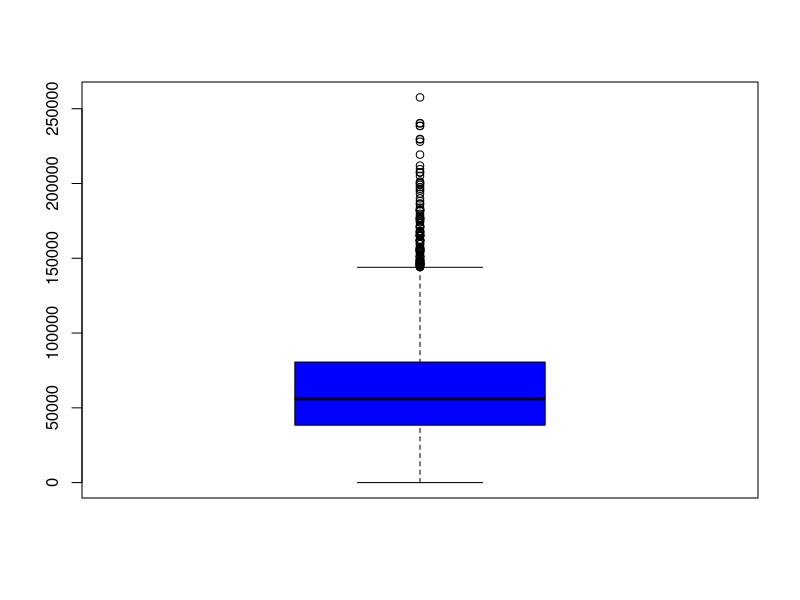
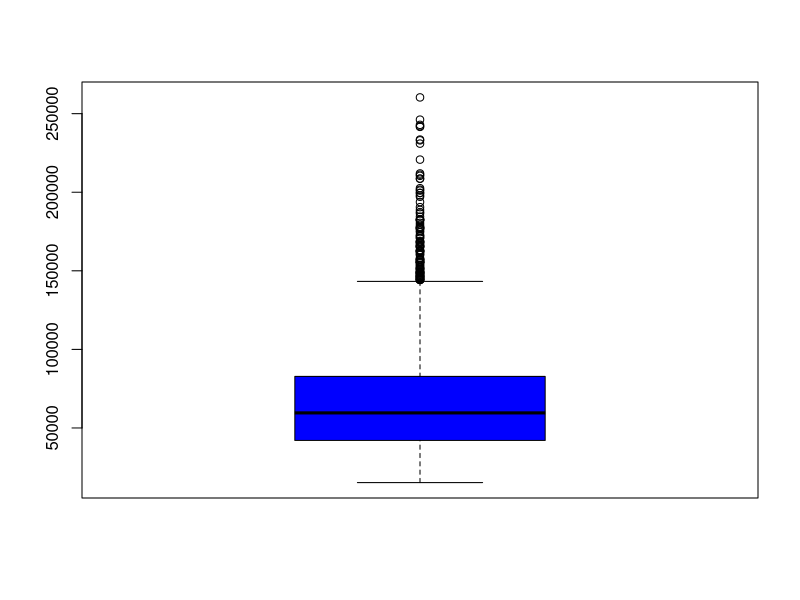
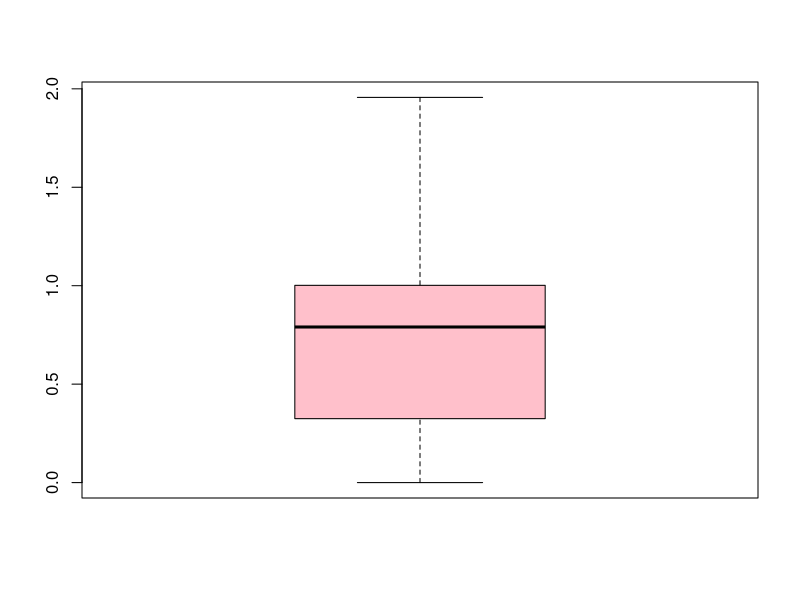
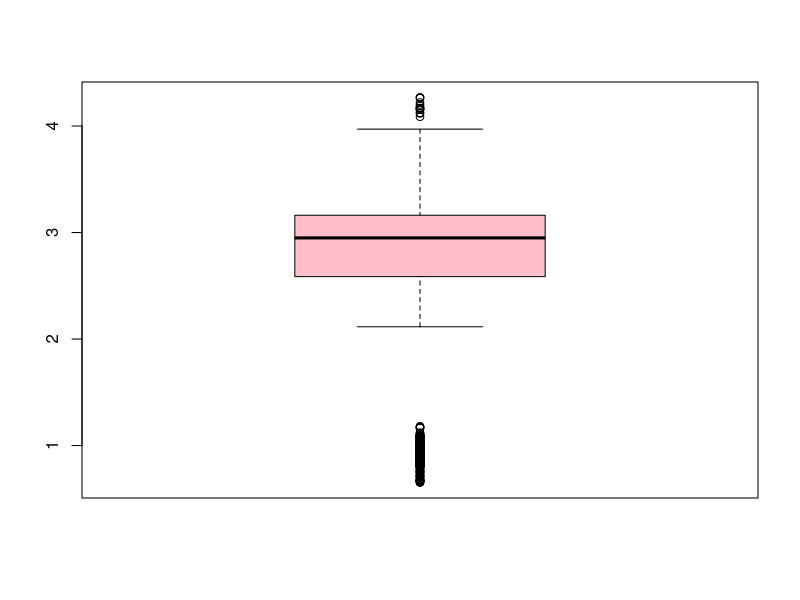
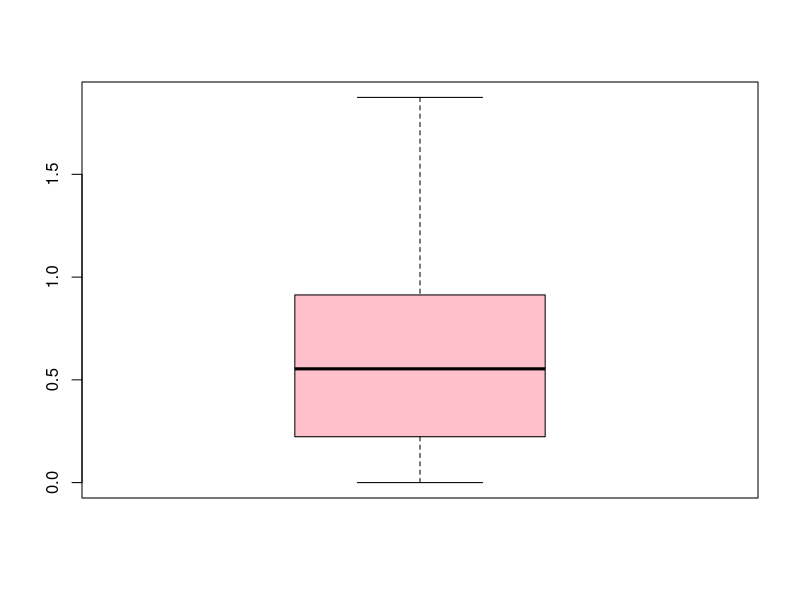
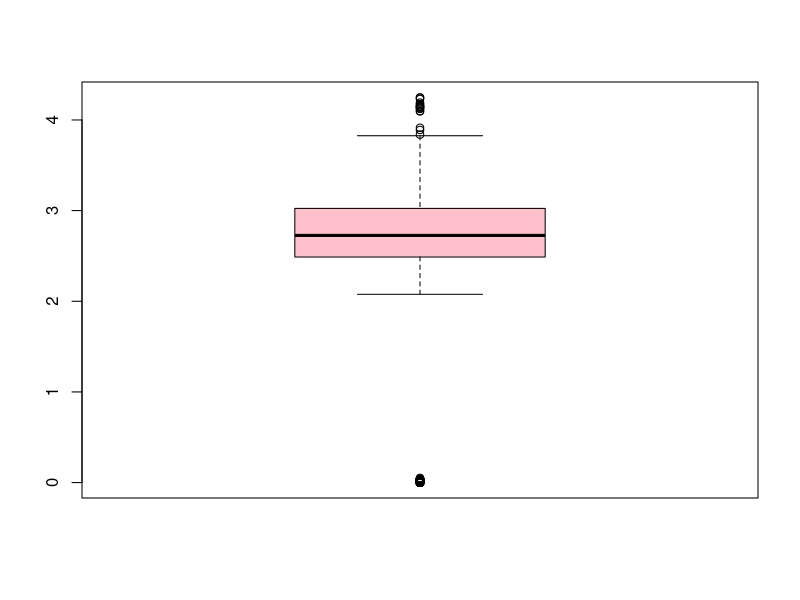
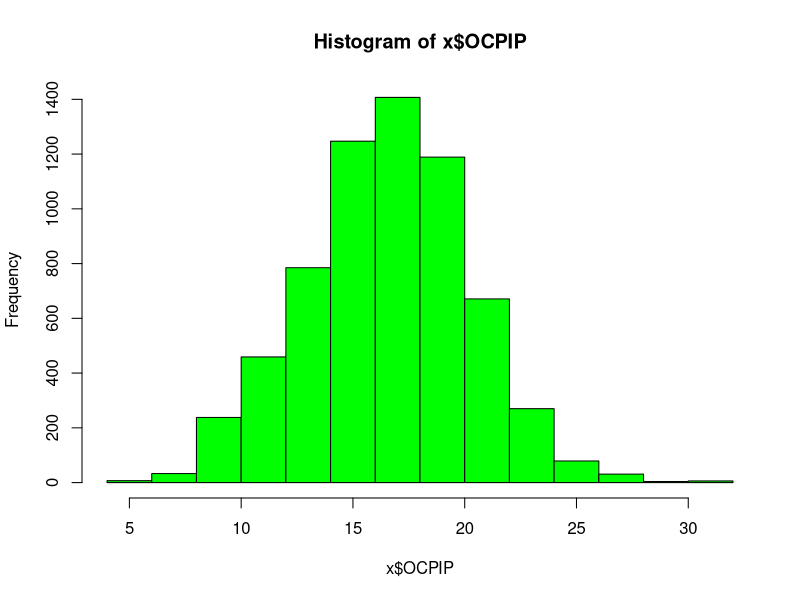
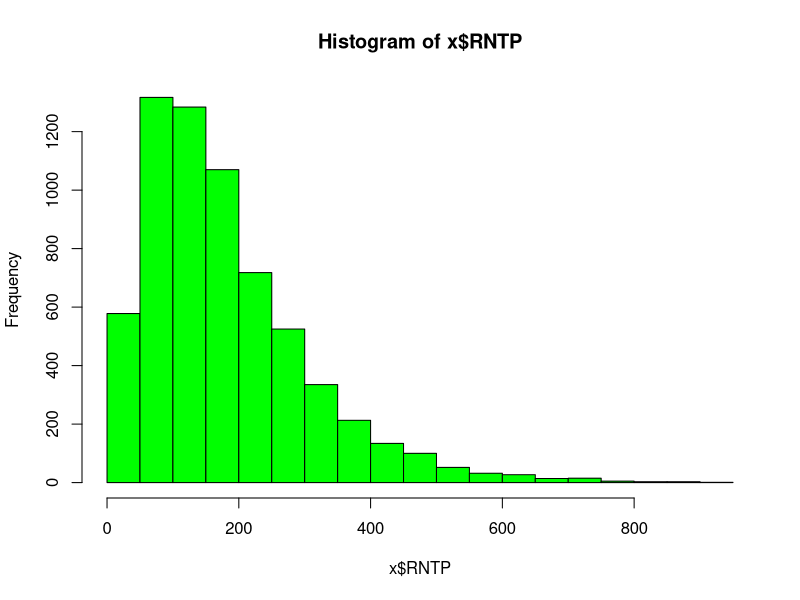

Generate these figures, in order, with R:
#############
# libraries #
#############
library(ggplot2)

#####################
# setting directory #
#####################
getwd()
setwd("C:/Dhruv/Misc/Personal/writing/Blogging/2_posts/3_September/wk3_post10/2_Post 10_analysis")

###################
# reading in data #
###################
x <- read.csv("final_acs_data.csv")

#################
# plotting data #
#################

# colored boxplot
boxplot(x$FINCP, col = "blue")
boxplot(x$HINCP, col = "blue")
# both have a median income a little over 50,000 (for household and family)

# colored boxplot
boxplot(x$NRC, col = "pink")
boxplot(x$NP, col = "pink")
boxplot(x$NOC, col = "pink")
boxplot(x$NPF, col = "pink")
# in addition, the number of ppl per family is an average of 3, with an average of 1 child

# colored histogram
hist(x$OCPIP, col = "green") # owner costs
hist(x$RNTP, col = "green") # rent
hist(x$GRPIP, col = "green") # rent as a percentage
hist(x$GRNTP, col = "green") # total rent

# multiple 2-dimensional box plots
boxplot(FINCP ~ FES, data = x, col = "red")


# plotting subset for DC only
hist(subset(x, ST == 11)$HINCP, col = "green")
hist(subset(x, ST == 11)$FINCP, col = "green")

hist(subset(x, ST == 25)$HINCP, col = "purple")
hist(subset(x, ST == 25)$FINCP, col = "purple")

hist(subset(x, ST == 51)$HINCP, col = "orange")
hist(subset(x, ST == 51)$FINCP, col = "orange")



# turning to scatter plots
plot(x$FINCP, x$NP, data = x)




# switching to grammar of graphics
qplot(HINCP, NP, data = x, geom = c("point", "smooth"), facets = . ~ FES)



x_reg <- lm(HINCP~CONP+ELEP+FES+FS+FULP+GASP+GRNTP+GRPIP+HINCP+INSP+MHP+MRGP+NOC+NP+NPF+NRC+OCPIP+RNTP+SMOCP+SMP+WATP+ST, data=x)
x_reg

summary(x_reg)


x_reg_ii <- lm(FINCP~CONP+ELEP+FES+FS+FULP+GASP+GRNTP+GRPIP+HINCP+INSP+MHP+MRGP+NOC+NP+NPF+NRC+OCPIP+RNTP+SMOCP+SMP+WATP+ST, data=x)
x_reg_ii

summary(x_reg_ii)


# finally, line graphs of what we want
ggplot(data = x, aes(x = NPF, y = HINCP)) + geom_line() + facet_wrap( ~ FES) + geom_smooth(method = "lm")
ggplot(data = x, aes(x = NRC, y = HINCP)) + geom_line() + facet_wrap( ~ FES) + geom_smooth(method = "lm")






